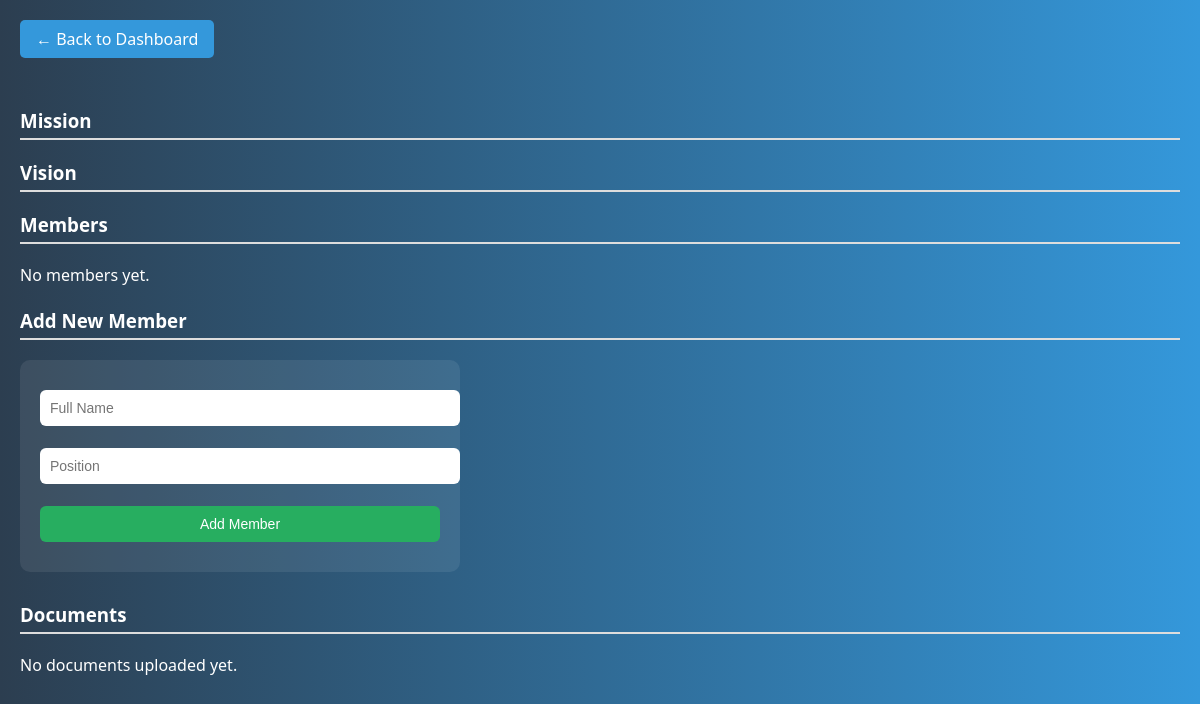
Before: /organization/5 with the older database file.
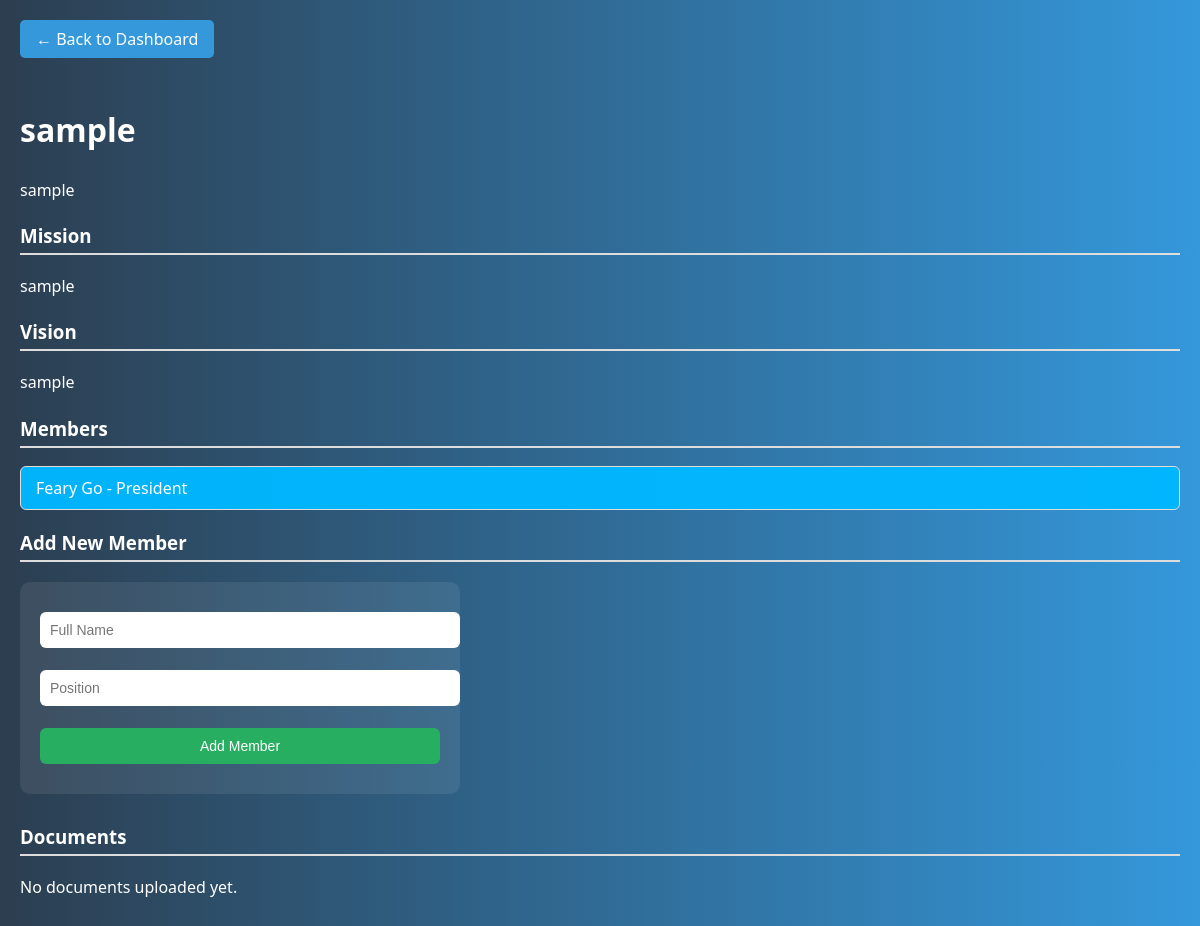
After: the same page with the newer database file.
### tables this page shows
CREATE TABLE organizations (
        id INTEGER PRIMARY KEY AUTOINCREMENT,
        name TEXT NOT NULL,
        description TEXT,
        mission TEXT,
        vision TEXT,
        status TEXT DEFAULT 'Pending'
    );

CREATE TABLE members (
        id INTEGER PRIMARY KEY AUTOINCREMENT,
        org_id INTEGER,
        full_name TEXT,
        position TEXT,
        email TEXT,
        contact_no TEXT,
        sex TEXT,
        qpi REAL,
        course TEXT,
        year_level TEXT,
        college TEXT,
        FOREIGN KEY (org_id) REFERENCES organizations(id)
    );

### app.py (the view, shortened to what this page needs)
@app.route('/organization/<int:org_id>', methods=['GET', 'POST'])
def view_organization(org_id):
    db = get_db()
    org = db.execute('SELECT * FROM organizations WHERE id = ?', (org_id,)).fetchone()
    members = db.execute('SELECT * FROM members WHERE org_id = ?', (org_id,)).fetchall()
    documents = db.execute('SELECT * FROM documents WHERE org_id = ?', (org_id,)).fetchall()
    return render_template('organization_view.html', org=org, members=members, documents=documents)

### app.py (called while the page is built)
def get_db():
    db = getattr(g, '_database', None)
    if db is None:
        db = g._database = sqlite3.connect(DATABASE)
        db.row_factory = sqlite3.Row
    return db

@app.teardown_appcontext
def close_connection(exception):
    db = getattr(g, '_database', None)
    if db is not None:
        db.close()

### templates/organization_view.html (shortened to what this page needs)
{% extends 'base.html' %}
{% block content %}
<a href="{{ url_for('sacdev_dashboard') }}" class="back-btn">← Back to Dashboard</a>
<h2>{{ org.name }}</h2>
<p>{{ org.description }}</p>
<h3>Mission</h3>
<p>{{ org.mission }}</p>
<h3>Vision</h3>
<p>{{ org.vision }}</p>
<h3>Members</h3>
<ul>
  {% for member in members %}
    <li>{{ member.full_name }} - {{ member.position }}</li>
  {% else %}
    <p>No members yet.</p>
  {% endfor %}
</ul>
<h3>Add New Member</h3>
<form method="POST" style="max-width: 400px; background-color: rgba(255, 255, 255, 0.08); padding: 20px; border-radius: 10px; margin-bottom: 30px;">
  <input type="text" name="name" placeholder="Full Name" required style="width: 100%; padding: 10px; margin-bottom: 12px; border-radius: 6px; border: none; font-size: 14px;">
  <input type="text" name="position" placeholder="Position" required style="width: 100%; padding: 10px; margin-bottom: 12px; border-radius: 6px; border: none; font-size: 14px;">
  <button type="submit" class="submit-btn" style="width: 100%; padding: 10px; border-radius: 6px; border: none; background-color: #27ae60; color: white; font-size: 14px;">Add Member</button>
</form>
<h3>Documents</h3>
<ul>
  {% for doc in documents %}
    <li>{{ doc.title }} - <a href="{{ url_for('static', filename=doc.file_path) }}" target="_blank">View</a></li>
  {% else %}
    <p>No documents uploaded yet.</p>
  {% endfor %}
</ul>
{% endblock %}

### templates/base.html (shortened to what this page needs)
<!DOCTYPE html>
<html lang="en">
<head>
    <link rel="stylesheet" href="{{ url_for('static', filename='styles.css') }}">
</head>
<body>
    <div class="container">
        {% block content %}{% endblock %}
    </div>
</body>
</html>

### static/styles.css (style rules this page uses)
body { font-family: Arial, sans-serif; background-color: #f4f4f4; }
input, button { width: 100%; margin: 10px 0; padding: 10px; }
button { background-color: #007bff; color: white; border: none; }
body { margin: 0; font-family: 'Segoe UI', sans-serif; background: linear-gradient(to right, #2c3e50, #3498db); color: white; }

### templates/organization_view.html (style rules this page uses)
body { font-family: 'Segoe UI', Tahoma, Geneva, Verdana, sans-serif; background-color: #2c3e50; margin: 0; padding: 20px; color: white; }
h2 { margin-top: 30px; font-size: 2em; }
h3 { margin-top: 20px; border-bottom: 2px solid #ddd; padding-bottom: 5px; }
p { line-height: 1.6; margin-bottom: 15px; color: white; }
ul { list-style: none; padding: 0; }
ul li { background: rgba(0, 183, 255, 0.97); border: 1px solid #ddd; padding: 10px 15px; margin-bottom: 8px; border-radius: 6px; transition: background 0.3s ease; color: white; }
a { color: #3498db; text-decoration: none; }
form { margin-top: 20px; background-color: rgba(255, 255, 255, 0.08); padding: 15px; border-radius: 10px; }
input[type="text"] { width: 100%; padding: 10px; margin-bottom: 12px; border-radius: 6px; border: none; font-size: 14px; }
.submit-btn { background-color: #27ae60; color: white; padding: 10px 20px; border: none; border-radius: 6px; cursor: pointer; }
.back-btn { display: inline-block; background: #3498db; padding: 8px 16px; color: white; text-decoration: none; border-radius: 5px; margin-bottom: 20px; }

Changed rows visible on the page:
added organizations: name "sample", description "sample", mission "sample", vision "sample"
added members: full_name "Feary Go", position "President"
Other visible differences:
text no longer shown: "No members yet."
